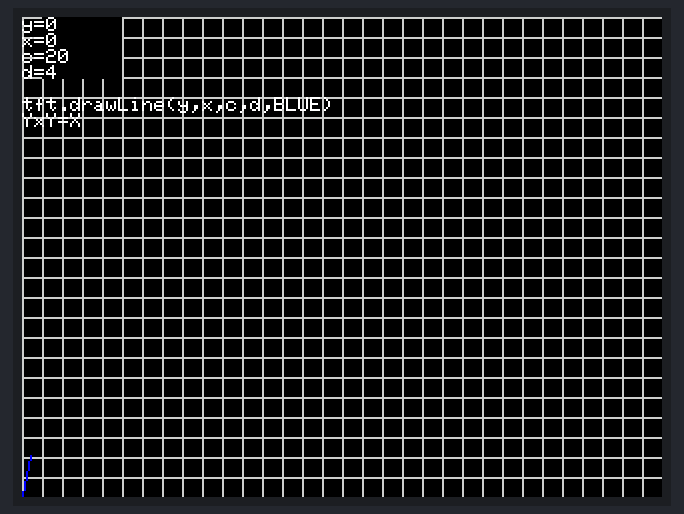
Bench run of a sketch on a simulated Arduino Uno, built with avr-gcc and run on an emulated ATmega328P. Shown: 320×240 colour display.

Above: at 0.3 s.
At 0.7 s:
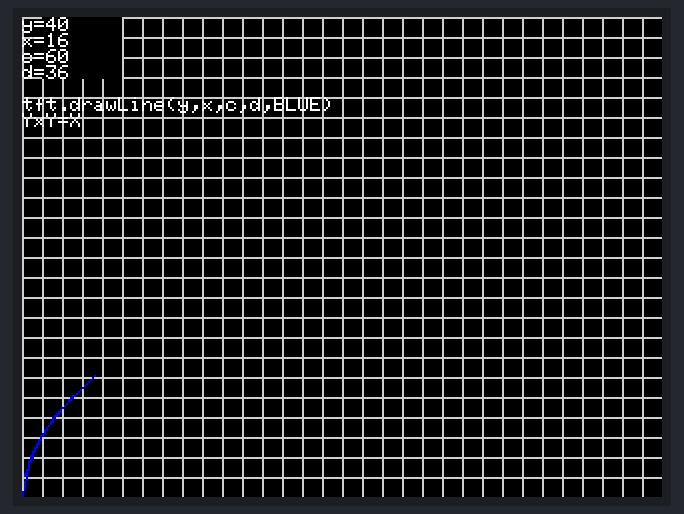
At 1.1 s:
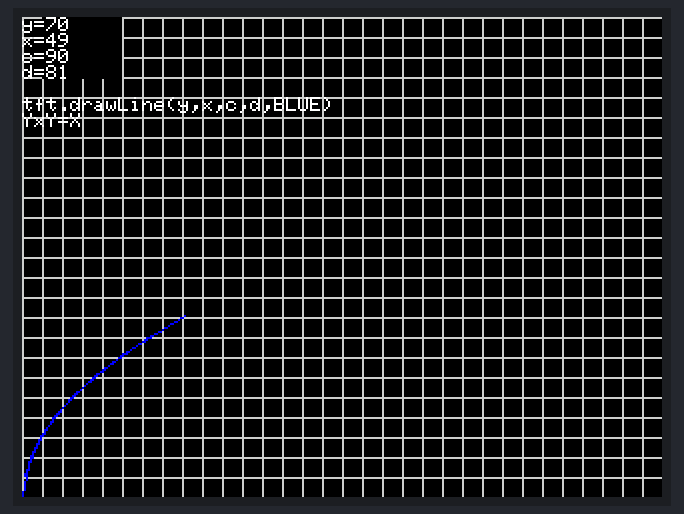
At 2.0 s:
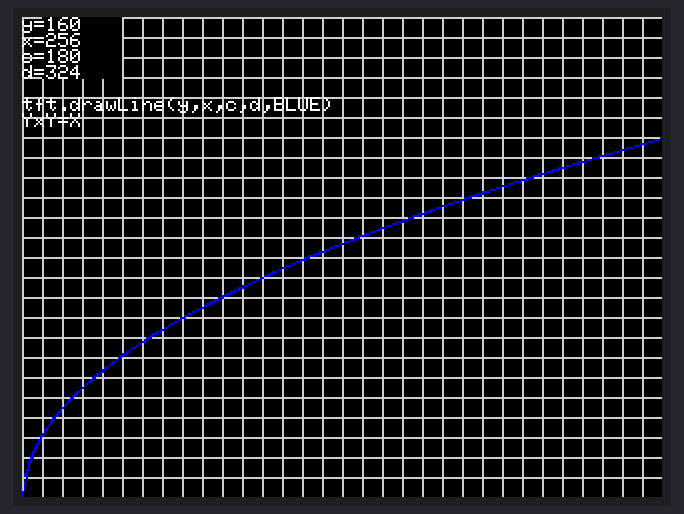
At 2.9 s:
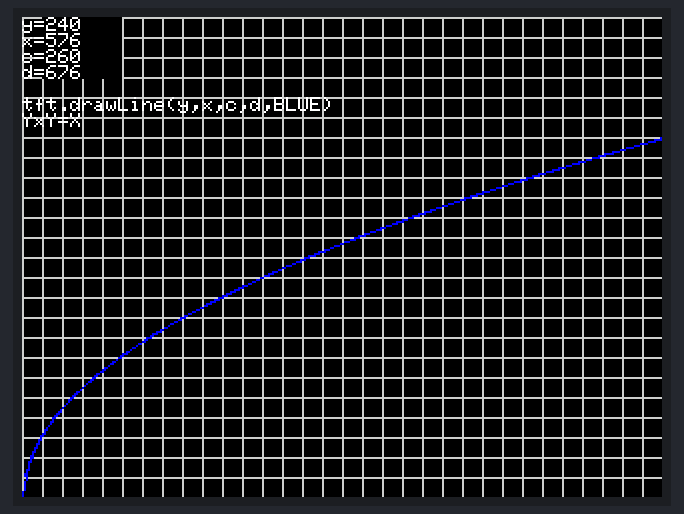
At 3.8 s:
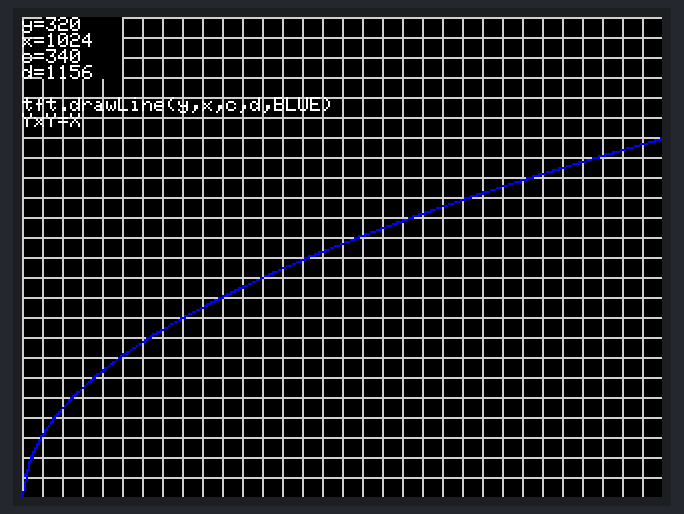

The sketch:

GRAFICO.ino
```cpp
#include <Adafruit_GFX.h>
#include <TouchScreen.h>
#include <Adafruit_TFTLCD.h>
#define YP A3  // must be an analog pin, use "An" notation!
#define XM A2  // must be an analog pin, use "An" notation!
#define YM 9   // can be a digital pin
#define XP 8   // can be a digital pin
// calibration mins and max for raw data when touching edges of screen
// YOU CAN USE THIS SKETCH TO DETERMINE THE RAW X AND Y OF THE EDGES TO GET YOUR HIGHS AND LOWS FOR X AND Y
#define TS_MINX 210
#define TS_MINY 210
#define TS_MAXX 915
#define TS_MAXY 910
//SPI Communication
#define LCD_CS A3
#define LCD_CD A2
#define LCD_WR A1
#define LCD_RD A0
// optional
#define LCD_RESET A4
//Color Definitons
#define BLACK     0x0000
#define BLUE      0x001F
#define GREY      0xCE79
#define LIGHTGREY 0xDEDB
#define RED     0xF800
#define GREEN   0x07E0
#define CYAN    0x07FF
#define MAGENTA 0xF81F
#define YELLOW  0xFFE0
#define WHITE   0xFFFF
#define MINPRESSURE 1
#define MAXPRESSURE 1000
TouchScreen ts = TouchScreen(XP, YP, XM, YM, 364);
#define BOXSIZE 70
Adafruit_TFTLCD tft(LCD_CS, LCD_CD, LCD_WR, LCD_RD, LCD_RESET);
int X, Y, Z;
double tHeight = tft.height() - 1;
double center = (tft.width() / 2) - (BOXSIZE / 2);
double padding = 10;//Position of squares to the left and right of center
double fromCenter = BOXSIZE + padding;
double secondRow = BOXSIZE + padding;
double thirdRow = secondRow + BOXSIZE + padding;
double fourthRow = thirdRow + BOXSIZE + padding;
double verticalAlign = (tHeight - ((BOXSIZE * 4) + (padding * 3))) / 2;
double leftColPositionX = center - fromCenter;
double midColPositionX = center;
double rightColPositionX = center + fromCenter;
void retrieveTouch(){
  digitalWrite(13, HIGH);
  TSPoint p = ts.getPoint();
  digitalWrite(13, LOW);
  pinMode(XM, OUTPUT);
  pinMode(YP, OUTPUT);
  X = tft.width() - map(p.x, TS_MAXX, TS_MINX, 0, tft.width());
  Y = map(p.y, TS_MAXY, TS_MINY, 0, tft.height());
  Z = p.z;
}
int a,b,x,y,c,d;
void setup(){
  tft.reset();
  uint16_t identifier = tft.readID();
  tft.begin(identifier);
  tft.fillScreen(BLACK);
  tft.setRotation(1);
  tft.setCursor(0,0);
  for(a=0;a<=32;a++){
    b=a*10;
    tft.drawFastVLine(b,0,240,GREY);
  }
  for(a=0;a<=24;a++){
    b=a*10;
    tft.drawFastHLine(0,b,320,GREY);
  }
  tft.setRotation(0);
  fun();
}
void fun(){
  for(a=0;a<=32;a++){
    y=a*10;
    x=a*a;
    b=a+2;
    c=b*10;
    d=b*b;
    tft.drawLine(y,x,c,d,BLUE);
    tft.fillRect(209,10,31,40,BLACK);
    tft.setRotation(1);
    tft.setCursor(0,0);
    tft.print("y=");
    tft.println(y);
    tft.print("x=");
    tft.println(x);
    tft.print("c=");
    tft.println(c);
    tft.print("d=");
    tft.println(d);
    tft.println();
    tft.println("tft.drawLine(y,x,c,d,BLUE)");
    tft.print("YxY=X");
    tft.setRotation(0);
    delay(100);
  }
}
void loop(){
  retrieveTouch();
  if (Z > MINPRESSURE && Z < MAXPRESSURE){

  }
}
```
